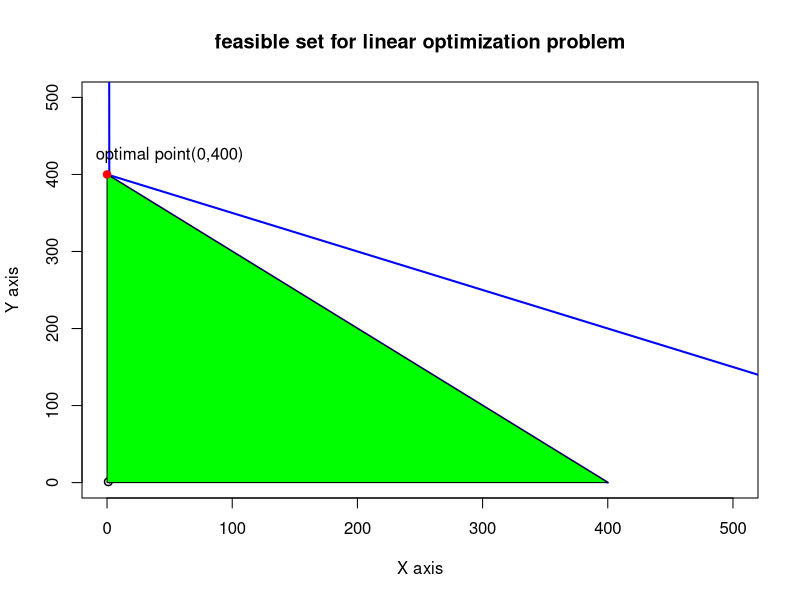

Generate this figure with R:
# Max Z = 6.55x1+7.9x2
# ie: Min Z = -6.55x1-7.9x2 
#S.T.C 
# 0.25x1<=500 
# 0.25x1+0.5x2<=200
# 0.5x1+0.5x2<=200

obj.fun=function(x) -6.55*x[1] + -7.9*x[2] # z
plot(1,xlim=c(0,500),ylim=c(0,500),xlab="X axis",ylab="Y axis",lty=2,lwd=1.5,main="feasible set for linear optimization problem")#just to make graph
lines(c(2000,0),lwd=2,col="blue") # equation of line
lines(c(800,0),c(0,400),lwd=2,col="blue") # eq of line
lines(c(400,0),c(0,400),lwd=2,col="blue") # equation of ine
x.vert=c(0,400,0) # the polygon formed
y.vert=c(0,0,400) # the polygon formed 
polygon(x.vert,y.vert,col="green")
text(50,425,"optimal point(0,400)")
points(0,400,pch=19,col="red")
grad=function(x1,x2) c(-6.55,-7.9)
minim=constrOptim(theta=c(0.1,0.1),f=obj.fun,grad=grad,ui=matrix
(c(-0.25,0,-0.25,-0.5,-0.5,-0.5),nrow=3,byrow=TRUE),ci=matrix(c(-500,-200,-200)))


#to get the value of x and y
minim$par

#to get the final value
minim$val